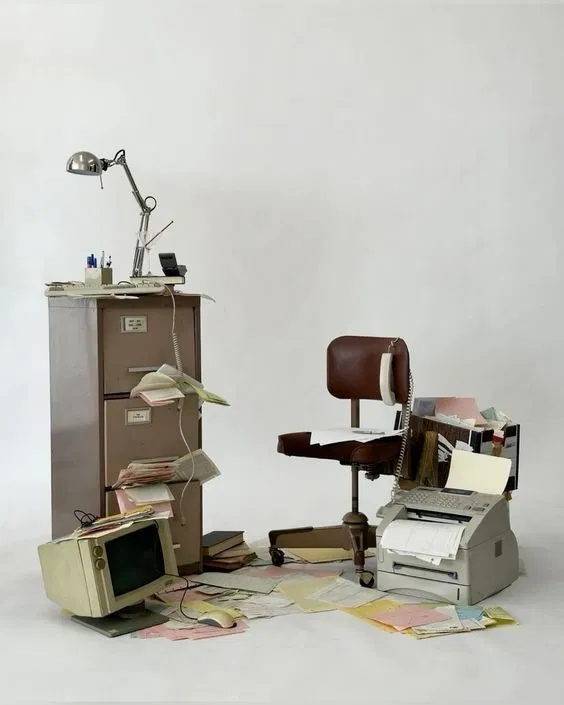
#> input picture general.png, 564 x 705 px
$ python q12.py
#> lines starting #> are read from the running program, lines starting #| are printed output that depends on the picture
### helper.py
import cv2
import numpy as np
import matplotlib.pyplot as plt

IMG_PATH = "general.png"

def load_gray(path=IMG_PATH):
#> called with path = 'general.png'
    img = cv2.imread(path, cv2.IMREAD_GRAYSCALE)
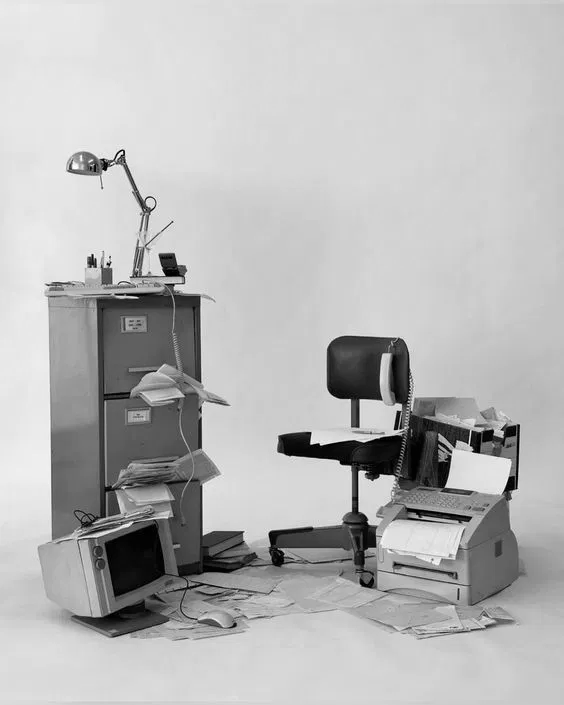
#> img: shape (705, 564); min 0, max 255, mean 183.1
    if img is None:
        raise FileNotFoundError(f"Cannot read '{path}'")
    return img


# [5 lines left out: function load_color, not called in this run]


def to_u8(a):
    a = np.asarray(a, dtype=np.float64)
    return np.uint8(255 * (a - a.min()) / (a.max() - a.min() + 1e-12))


def show(images, titles, cols=3, size=4):
    rows = -(-len(images) // cols)
    _, axes = plt.subplots(rows, cols, figsize=(size * cols, size * rows))
    axes = np.atleast_1d(axes).ravel()
    for ax in axes:
        ax.axis("off")
    for ax, im, t in zip(axes, images, titles):
        ax.imshow(im, cmap="gray", vmin=0, vmax=255)
        ax.set_title(t)
    plt.tight_layout()
    plt.show()


#(for Q12, Q13, Q15)
def dist_grid(shape):
    """Distance of every frequency sample from the centre of the shifted spectrum."""
    M, N = shape
    u = np.arange(M) - M // 2
    v = np.arange(N) - N // 2
    return np.hypot(u[:, None], v[None, :])


def gaussian_lp(shape, d0):
    return np.exp(-dist_grid(shape) ** 2 / (2 * d0 ** 2))


def butterworth_lp(shape, d0, n=2):
    return 1.0 / (1.0 + (dist_grid(shape) / d0) ** (2 * n))


def apply_filter(img, H):
    F = np.fft.fftshift(np.fft.fft2(img.astype(np.float64)))
    return np.real(np.fft.ifft2(np.fft.ifftshift(F * H)))

### q12.py
import numpy as np
from helper import load_gray, show, to_u8, gaussian_lp, butterworth_lp, apply_filter

img = load_gray()
D0 = 30

Hg = gaussian_lp(img.shape, D0)
Hb = butterworth_lp(img.shape, D0, n=2)

spectrum = np.log1p(np.abs(np.fft.fftshift(np.fft.fft2(img))))
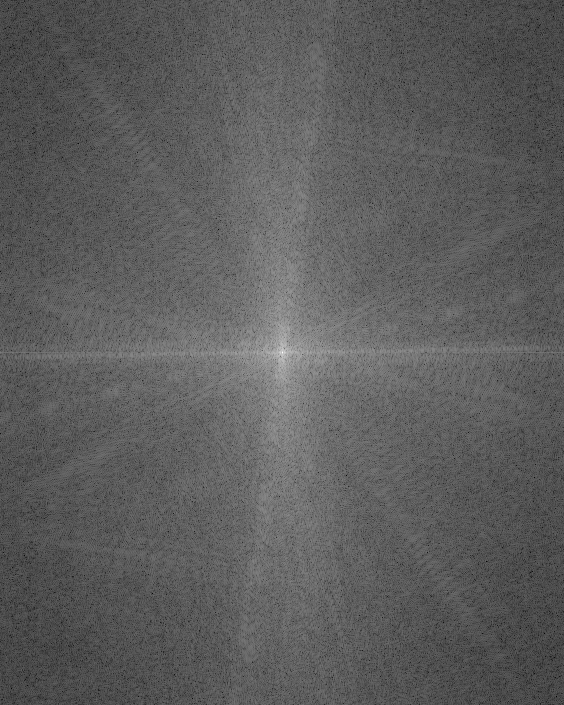
#> spectrum: shape (705, 564) float64; min 2.39, max 18.1, mean 8.13; drawn with min black and max white

show(
    [img, np.clip(apply_filter(img, Hg), 0, 255), np.clip(apply_filter(img, Hb), 0, 255),
     to_u8(spectrum), to_u8(Hg), to_u8(Hb)],
    ["Original", f"Gaussian LPF (D0={D0})", f"Butterworth LPF (D0={D0}, n=2)",
     "Image spectrum (log)", "Gaussian response", "Butterworth response"],
)
#> in apply_filter, `return np.real(np.fft.ifft2(np.fft.ifftshift(F * H)))`:
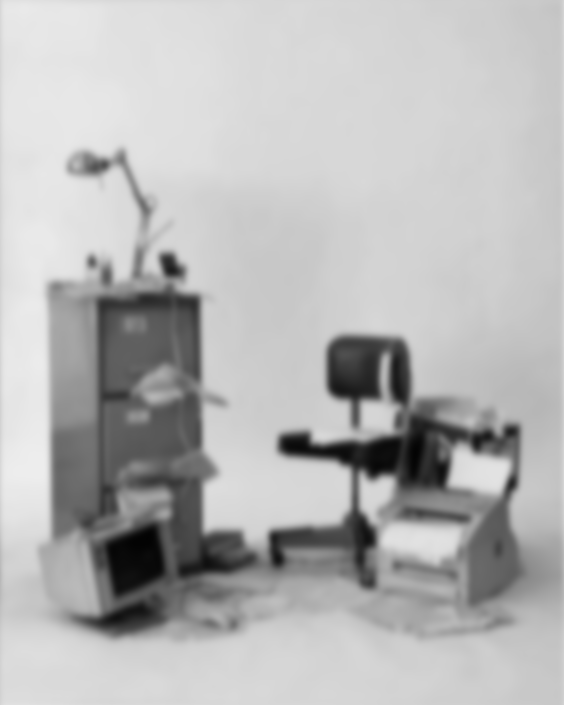
#> returned value: shape (705, 564) float64; min 2.95, max 238, mean 183.1
#> in to_u8 (call 2), `a = np.asarray(a, dtype=np.float64)`:
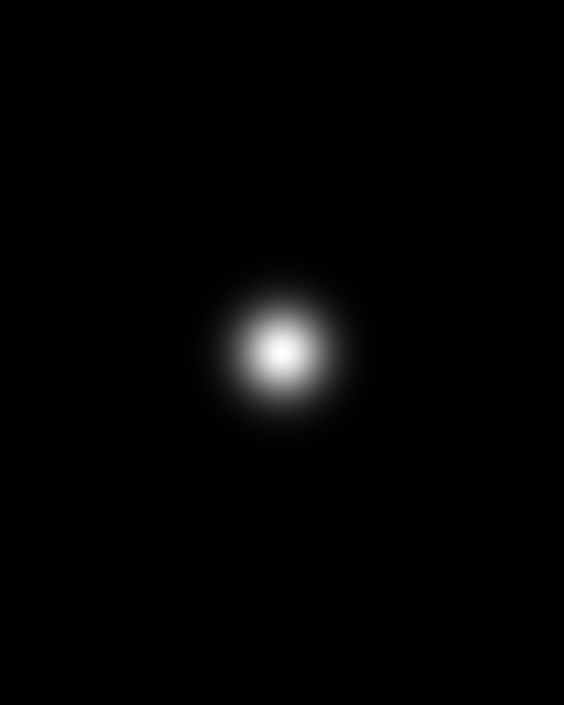
#> a: shape (705, 564) float64; min 8.28e-50, max 1, mean 0.0142
#> in show, `rows = -(-len(images) // cols)`: rows = 2
#> the loop in show, `for ax in axes:` made 6 passes
#> the loop in show, `for ax, im, t in zip(axes, images, titles):` made 6 passes
#> t on passes 1 to 6: 'Original', 'Gaussian LPF (D0=30)', 'Butterworth LPF (D0=30, n=2)', 'Image spectrum (log)', 'Gaussian response', 'Butterworth response'
#> in show, `plt.show()`:
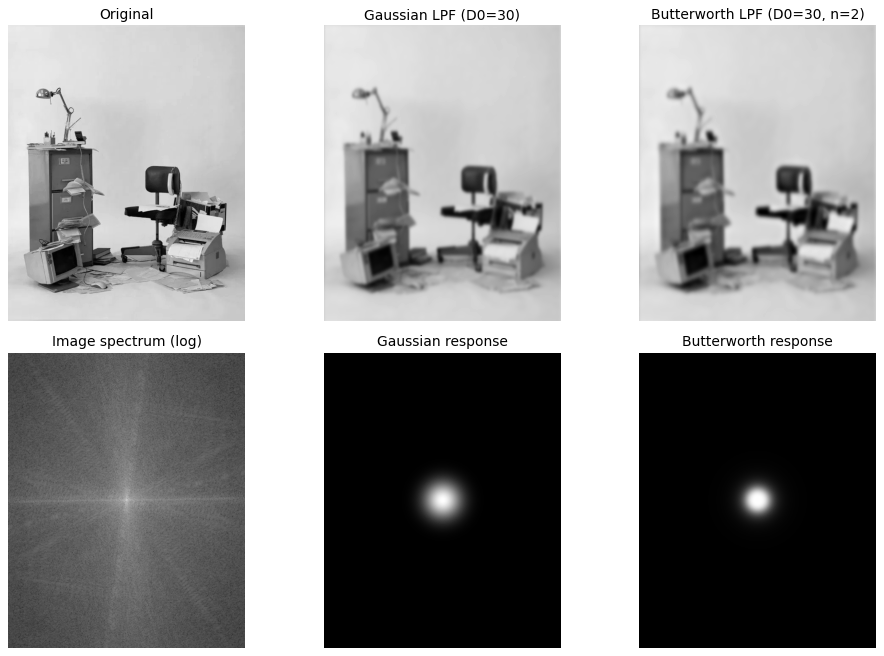
#> figure drawn by matplotlib, 6 panels

$ run again, with lines.png copied over general.png
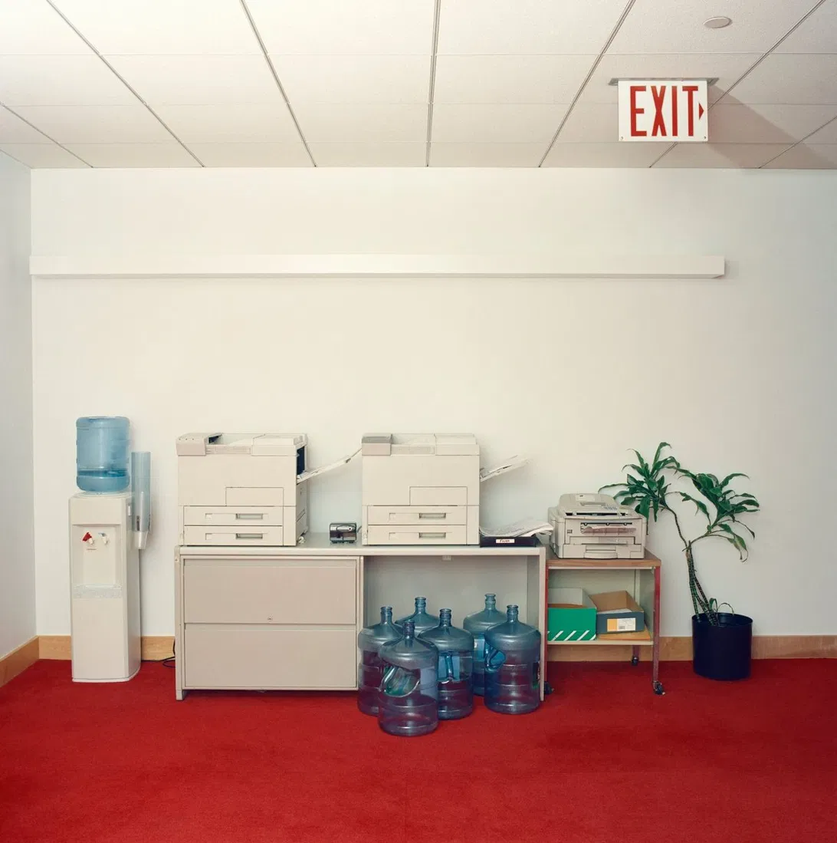
#> input picture lines.png, 837 x 843 px, shrunk from 1092 x 1099 before the run
#> `spectrum = np.log1p(np.abs(np.fft.fftshift(np.fft.fft2(img))))`:
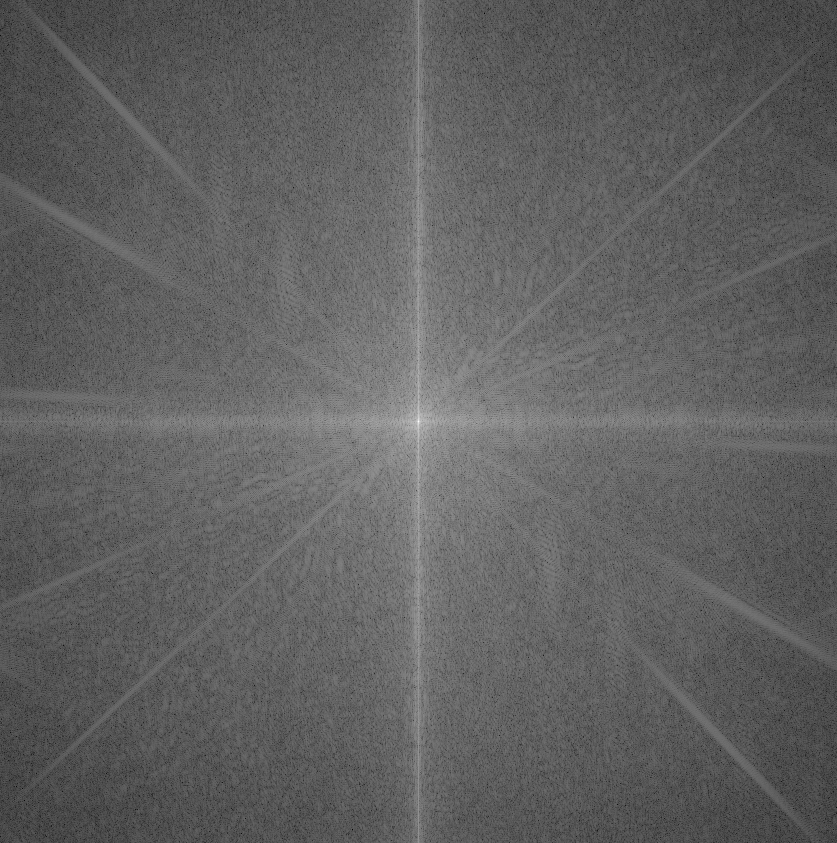
#> spectrum: shape (843, 837) float64; min 1.26, max 18.62, mean 7.86; drawn with min black and max white
#> in to_u8 (call 2), `a = np.asarray(a, dtype=np.float64)`:
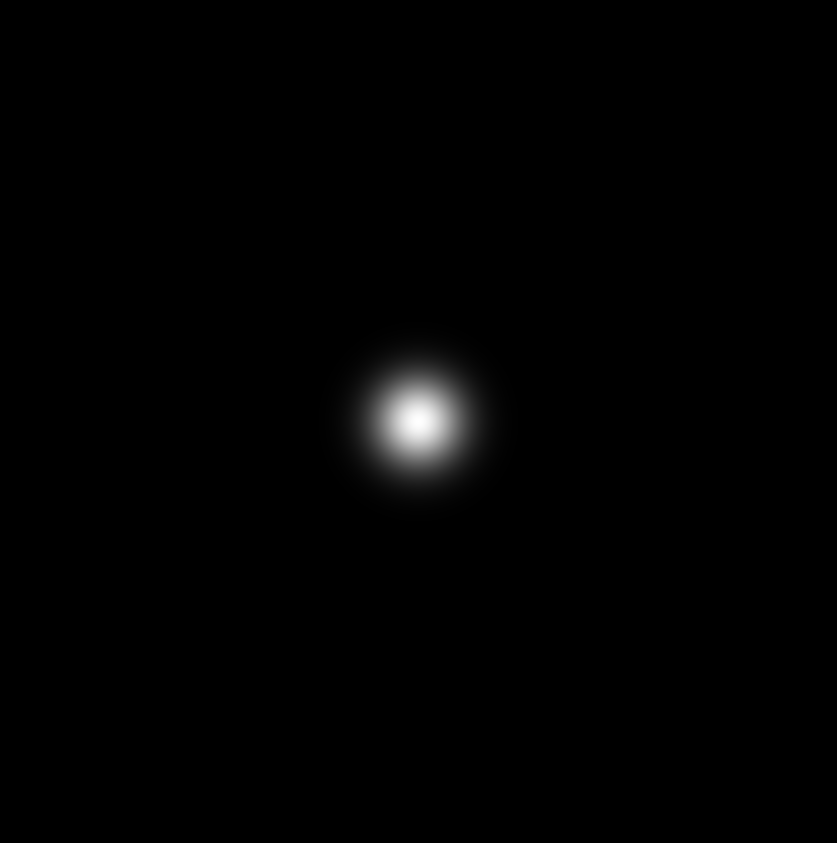
#> a: shape (843, 837) float64; min 1.2e-85, max 1, mean 0.00801
#> rows = 2
#> the loop in show, `for ax in axes:` made 6 passes
#> the loop in show, `for ax, im, t in zip(axes, images, titles):` made 6 passes
#> t on passes 1 to 6: 'Original', 'Gaussian LPF (D0=30)', 'Butterworth LPF (D0=30, n=2)', 'Image spectrum (log)', 'Gaussian response', 'Butterworth response'
